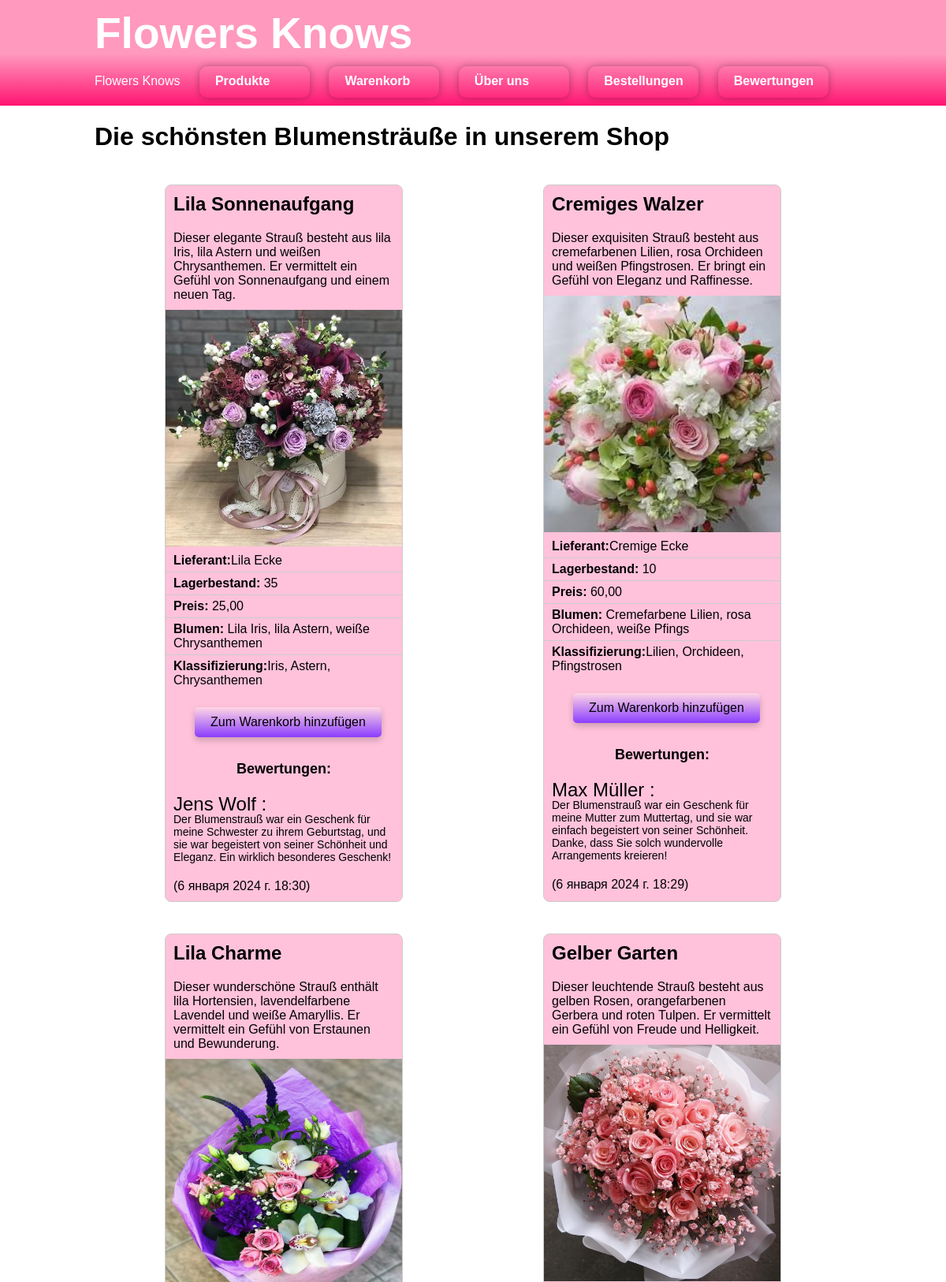
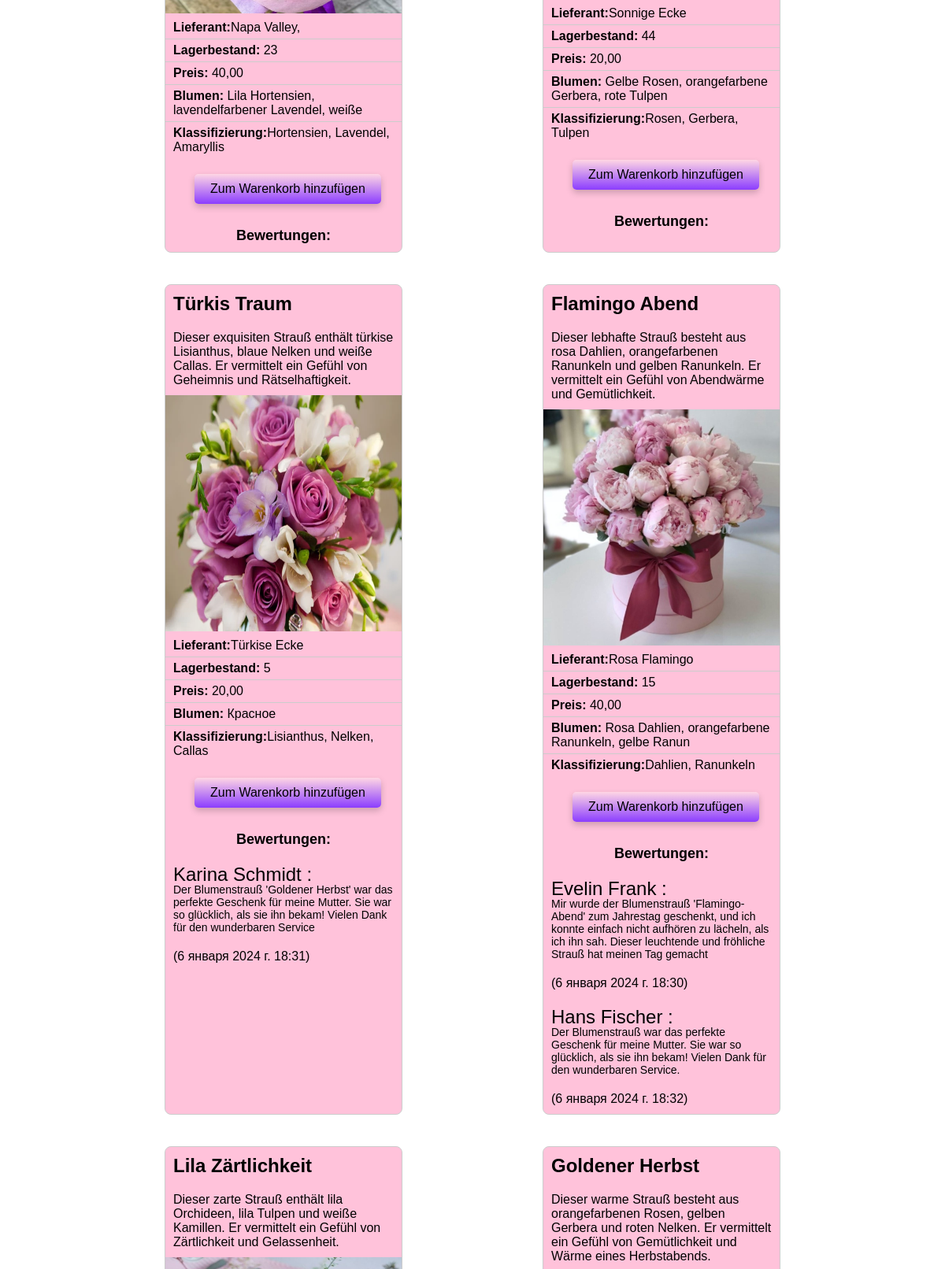
Page /tovary/ (upper part) on the committed database (2 pictures, top to bottom).
### wineshop/models.py (models this page shows, shortened)
class Товары(models.Model):
    title = models.CharField(max_length=100)
    description = models.TextField()
    image = models.ImageField(upload_to='')
    country = models.CharField(max_length=50)
    region = models.CharField(max_length=50)
    supplier_company = models.CharField(max_length=100)
    stock_quantity = models.PositiveIntegerField()
    price = models.DecimalField(max_digits=10, decimal_places=2)
    harvest_year = models.PositiveIntegerField()
    color = models.CharField(max_length=50)
    variety = models.CharField(max_length=50)
    taste = models.CharField(max_length=50)
    classification = models.CharField(max_length=50)

class Отзыв(models.Model):
    пользователь = models.ForeignKey(User, on_delete=models.CASCADE)
    товар = models.ForeignKey(Товары, on_delete=models.CASCADE, related_name='отзывы')
    имя = models.CharField(max_length=255)
    фамилия = models.CharField(max_length=255)
    текст = models.TextField()
    дата_отзыва = models.DateTimeField(auto_now_add=True)

### wineshop/views.py (the view)
# urls.py: path('tovary/', views.товары, name='товары'),
def товары(request):
    товары = models.Товары.objects.all()
    отзывы = Отзыв.objects.all()
    return render(request, 'tovary.html', {'товары': товары, 'отзывы': отзывы})

### templates/tovary.html (shortened to what this page needs)
<!DOCTYPE html>
{% load static %}
<html lang="en">
	<head>
		<link href="{% static 'style/style.css' %}" rel="stylesheet" type="text/css" media="all ">
	</head>
	<body>
    <header class="red-header">
        <div class="container">
            <h1>Flowers Knows</h1>
            <nav>
                <ul>
                   <li><a  href="/">Flowers Knows</a></li>
                    <li><a class="normal" href="tovary/">Produkte</a></li>
                    <li><a class="normal" href="../корзина/">Warenkorb</a></li>
                    <li><a class="normal" href="../aboutus/">Über uns</a></li>
                    <li><a  class="normal" href=  "../все_заказы/">Bestellungen</a></li>
                     <li><a  class="normal" href= "../review/">Bewertungen</a></li>
                </ul>
            </nav>
        </div>
    </header>
    <div class="container">
        <div class="text_holder">
         <h1> Die schönsten Blumensträuße in unserem Shop </h1>
    </div>
    </div>
    <div class="container">
        <div class="card_holder">
         {% for i in товары %}
        <div class="wine-card">
        <h2>{{i.title}}</h2>
        <p>{{i.description}}</p>
        <img src="{{i.image.url}}" alt="">
        <ul>
            <li><strong>Lieferant:</strong>{{i.supplier_company}}</li>
            <li><strong>Lagerbestand:</strong> {{i.stock_quantity}}</li>
            <li><strong>Preis:</strong> {{i.price}}</li>
            <li><strong>Blumen:</strong> {{i.color}}</li>
            <li><strong>Klassifizierung:</strong>{{i.classification}}</li>
        </ul>
            <form method="post" action="{% url 'добавить_в_корзину' i.id %}">
        <button type="submit"  style="background: linear-gradient(0deg, #8b3dff 0%, #ffd6e4 100%); border: none; box-shadow: 0 4px 8px rgba(0, 0, 0, 0.2);
        color: white; padding: 10px 20px; text-align: center; text-decoration:
        none; display: inline-block; font-size: 16px; cursor: pointer;
         border-radius: 5px; margin-left: 37px; margin-top: 20px;
         margin-bottom: 20px; color: black;">Zum Warenkorb hinzufügen</button>
    </form>
            <h2 style="  text-align: center; font-size: 18px;" >Bewertungen:</h2>
                {% for отзыв in i.отзывы.all %}
                    <p style=" font-size: 24px; margin-bottom:-23px;" >{{ отзыв.имя }} : </p>
                         <p style="font-size: 14px;" >{{ отзыв.текст }}</p>
            <p>({{ отзыв.дата_отзыва }})</p>
                {% endfor %}
    </div>
        {% endfor %}
    </div>
    </div>
</body>
</html>

### static/style/style.css (style rules this page uses)
body { margin: 0; padding: 0; font-family: 'Arial', sans-serif; background-image: url('https://kartinki.pics/uploads/posts/2022-12/1670054805_1-kartinkin-net-p-belii-fon-s-tsvetami-po-krayam-instagram-1.jpg'); background-size: cover; background-attachment: fixed; background-repeat: no-repeat; }
.container { width: 80%; margin: 0 auto; }
header { display: flex; justify-content: space-between; align-items: center; background: linear-gradient(0deg, #ff1472 0%, #ff99bd 49%); color: #fff; padding: 10px 0; }
header h1 { font-size: 55px; margin: 0; }
nav ul { list-style: none; text-decoration: none; color: #fff; margin: 0; padding: 0; }
nav ul li { margin-top: 10px; display: inline-block; margin-right: 20px; }
nav ul li a { text-decoration: none; color: #fff; }
.normal { text-decoration: none; padding: 10px 20px; display: inline-block; height: 20px; width: 100px; color: #ffffff; font-size: 16px; font-weight: bold; cursor: pointer; border-radius: 10px; box-shadow: 0 0 10px rgba(0, 0, 0, 0.3); background-size: 400% 400%; }
.card_holder { display: flex; flex-wrap: wrap; justify-content: space-around; }
.wine-card { width: 300px; border: 1px solid #ccc; border-radius: 8px; background-color: #ff7aaf75; overflow: hidden; margin: 20px; animation: myAnim 3s ease 0s 1 normal forwards; }
.wine-card img { width: 300px; height: 300px; }
.wine-card h2, .wine-card p { padding: 10px; margin: 0; }
.wine-card ul { list-style: none; padding: 0; margin: 0; }
.wine-card li { padding: 5px 10px; border-top: 1px solid #ccc; }
.wine-card li:first-child { border-top: none; }

### rows in the picture
Товары: title "Lila Sonnenaufgang", description "Dieser elegante Strauß besteht aus lila Iris, lila Astern und weißen Chrysanthemen. Er vermittelt ein Gefühl von Sonnenaufgang und einem neuen Tag.", image (picture), supplier_company "Lila Ecke", stock_quantity "35", price "25,00", color "Lila Iris, lila Astern, weiße Chrysanthemen", classification "Iris, Astern, Chrysanthemen"
Отзыв: имя "Jens Wolf", текст "Der Blumenstrauß war ein Geschenk für meine Schwester zu ihrem Geburtstag, und sie war begeistert von seiner Schönheit und Eleganz. Ein wirklich besonderes Geschenk!", дата_отзыва "6 января 2024 г. 18:30"
Товары: title "Cremiges Walzer", description "Dieser exquisiten Strauß besteht aus cremefarbenen Lilien, rosa Orchideen und weißen Pfingstrosen. Er bringt ein Gefühl von Eleganz und Raffinesse.", image (picture), supplier_company "Cremige Ecke", stock_quantity "10", price "60,00", color "Cremefarbene Lilien, rosa Orchideen, weiße Pfings", classification "Lilien, Orchideen, Pfingstrosen"
Отзыв: имя "Max Müller", текст "Der Blumenstrauß war ein Geschenk für meine Mutter zum Muttertag, und sie war einfach begeistert von seiner Schönheit. Danke, dass Sie solch wundervolle Arrangements kreieren!", дата_отзыва "6 января 2024 г. 18:29"
Товары: title "Lila Charme", description "Dieser wunderschöne Strauß enthält lila Hortensien, lavendelfarbene Lavendel und weiße Amaryllis. Er vermittelt ein Gefühl von Erstaunen und Bewunderung.", image (picture), supplier_company "Napa Valley,", stock_quantity "23", price "40,00", color "Lila Hortensien, lavendelfarbener Lavendel, weiße", classification "Hortensien, Lavendel, Amaryllis"
Товары: title "Gelber Garten", description "Dieser leuchtende Strauß besteht aus gelben Rosen, orangefarbenen Gerbera und roten Tulpen. Er vermittelt ein Gefühl von Freude und Helligkeit.", image (picture), supplier_company "Sonnige Ecke", stock_quantity "44", price "20,00", color "Gelbe Rosen, orangefarbene Gerbera, rote Tulpen", classification "Rosen, Gerbera, Tulpen"
Товары: title "Türkis Traum", description "Dieser exquisiten Strauß enthält türkise Lisianthus, blaue Nelken und weiße Callas. Er vermittelt ein Gefühl von Geheimnis und Rätselhaftigkeit.", image (picture), supplier_company "Türkise Ecke", stock_quantity "5", price "20,00", color "Красное", classification "Lisianthus, Nelken, Callas"
Отзыв: имя "Karina Schmidt", текст "Der Blumenstrauß 'Goldener Herbst' war das perfekte Geschenk für meine Mutter. Sie war so glücklich, als sie ihn bekam! Vielen Dank für den wunderbaren Service", дата_отзыва "6 января 2024 г. 18:31"
Товары: title "Flamingo Abend", description "Dieser lebhafte Strauß besteht aus rosa Dahlien, orangefarbenen Ranunkeln und gelben Ranunkeln. Er vermittelt ein Gefühl von Abendwärme und Gemütlichkeit.", image (picture), supplier_company "Rosa Flamingo", stock_quantity "15", price "40,00", color "Rosa Dahlien, orangefarbene Ranunkeln, gelbe Ranun", classification "Dahlien, Ranunkeln"
Отзыв: имя "Evelin Frank", текст "Mir wurde der Blumenstrauß 'Flamingo-Abend' zum Jahrestag geschenkt, und ich konnte einfach nicht aufhören zu lächeln, als ich ihn sah. Dieser leuchtende und fröhliche Strauß hat meinen Tag gemacht", дата_отзыва "6 января 2024 г. 18:30"
Отзыв: имя "Hans Fischer", текст "Der Blumenstrauß war das perfekte Geschenk für meine Mutter. Sie war so glücklich, als sie ihn bekam! Vielen Dank für den wunderbaren Service.", дата_отзыва "6 января 2024 г. 18:32"
Товары: title "Lila Zärtlichkeit", description "Dieser zarte Strauß enthält lila Orchideen, lila Tulpen und weiße Kamillen. Er vermittelt ein Gefühl von Zärtlichkeit und Gelassenheit.", image (picture)
Товары: title "Goldener Herbst", description "Dieser warme Strauß besteht aus orangefarbenen Rosen, gelben Gerbera und roten Nelken. Er vermittelt ein Gefühl von Gemütlichkeit und Wärme eines Herbstabends."
